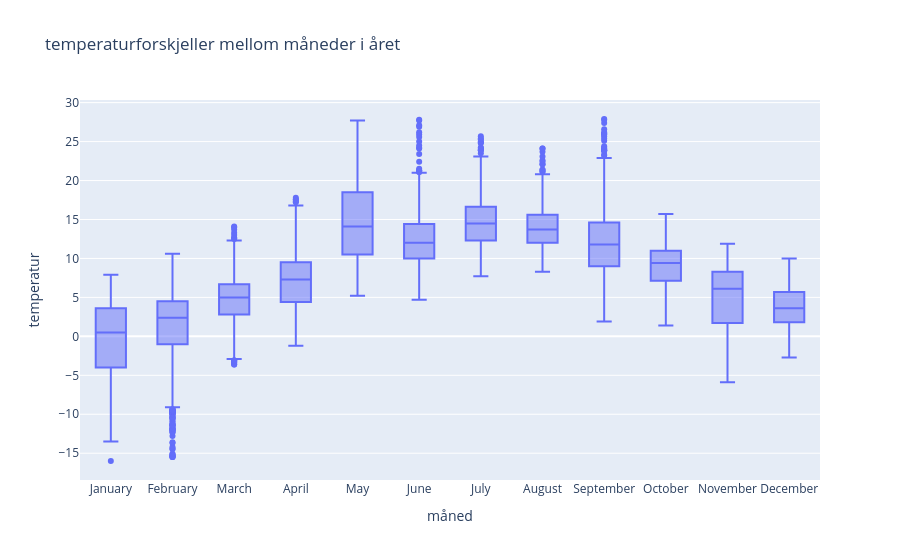

Here is the notebook cell this chart was saved with:
### Code cell
# visualiserer om været varierer særlig mellom dager i uka via boxplot
weather_df["month"] = weather_df["timestamp"].dt.month_name()

fig = px.box(weather_df, x="month", y="temperature", title="temperaturforskjeller mellom måneder i året")
fig.update_layout(xaxis_title="måned", yaxis_title="temperatur")
fig.show()

### Figure 1 — Plotly figure (JSON) as saved in the notebook; plotly's stock layout.template omitted (floating-point values rounded to 4 significant figures; data arrays with more than 128 entries replaced by an {"elided": "..."} marker saying what was removed)
{"data": [{"alignmentgroup": "True", "hovertemplate": "month=%{x}<br>temperature=%{y}<extra></extra>", "legendgroup": "", "marker": {"color": "#636efa"}, "name": "", "notched": false, "offsetgroup": "", "orientation": "v", "showlegend": false, "type": "box", "x": {"elided": "11707 str values"}, "x0": " ", "xaxis": "x", "y": {"elided": "11707 float values"}, "y0": " ", "yaxis": "y"}], "layout": {"boxmode": "group", "legend": {"tracegroupgap": 0}, "title": {"text": "temperaturforskjeller mellom måneder i året"}, "xaxis": {"anchor": "y", "domain": [0, 1], "title": {"text": "måned"}}, "yaxis": {"anchor": "x", "domain": [0, 1], "title": {"text": "temperatur"}}}}
